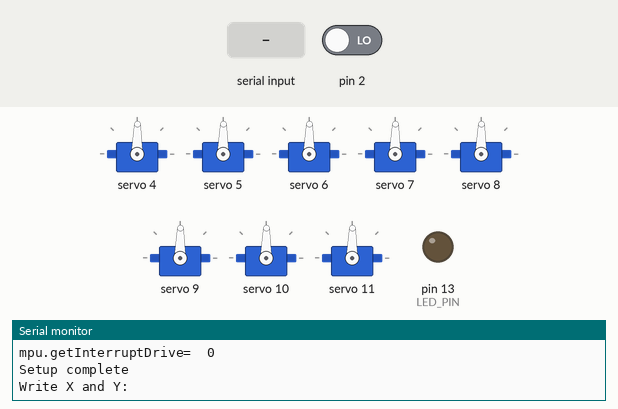
This sketch was run on a simulated Arduino Uno, built with avr-gcc and run on an emulated ATmega328P. Shown: 8 × servo, output pins drawn as LEDs (lit = HIGH), the last lines printed to the serial monitor. The inputs (shaded band) are chosen by the test bench; at power-on: pin 2 LOW. The sensor or clock chip raises its interrupt line as the real part does.

Above: at 2.7 s.
2.8 s: "90,45\n" received over Serial
At 3.9 s:
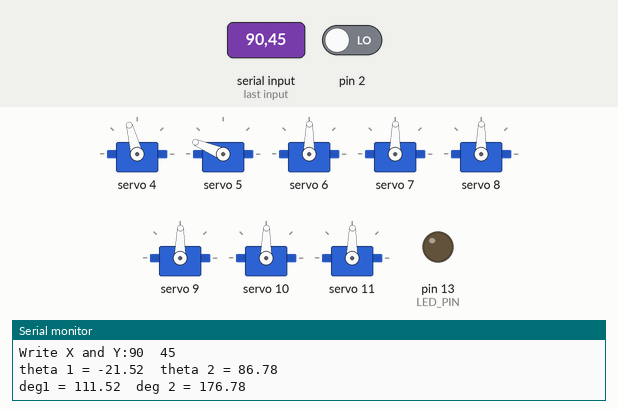
4.3 s: "1,90\n" received over Serial
At 7.2 s:
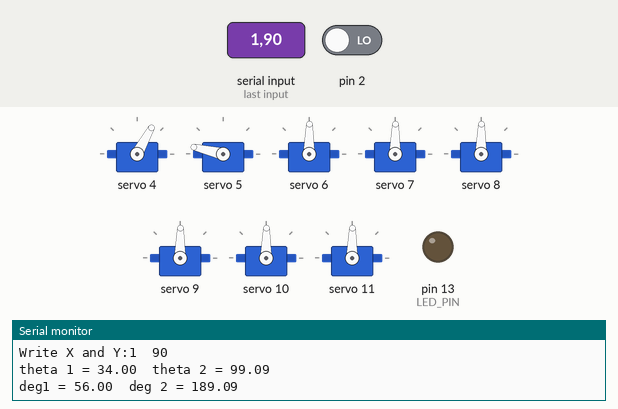
Timing chart, 0 to 13.3 s (numbered marks = the images above; inputs shaded):
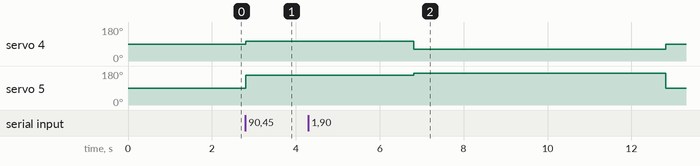

Measured:
- after the input at 2.8 s, servo 4: 89° → 105° at once; servo 5: 89° → 157° at once
- after the input at 4.3 s, servo 4: 105° → 61° after 2.5 s, → 89° 6.0 s later; servo 5: 157° → 167° after 2.5 s, → 89° 6.0 s later

The sketch:

Robot_Manipulation.ino
```cpp
#include <I2Cdev.h>
#include <Wire.h>
#include <MPU6050_6Axis_MotionApps20.h>
#include <Adafruit_PWMServoDriver.h>
#include <math.h>

Adafruit_PWMServoDriver pwm = Adafruit_PWMServoDriver();

#define MIN_PULSE_WIDTH       720
#define MAX_PULSE_WIDTH       2200
#define DEFAULT_PULSE_WIDTH   1500
#define FREQUENCY             50

MPU6050 mpu;

#define DEBUG
#ifdef DEBUG
//#define DPRINT(args...)  Serial.print(args)             //OR use the following syntax:
#define DPRINTSTIMER(t)    for (static unsigned long SpamTimer; (unsigned long)(millis() - SpamTimer) >= (t); SpamTimer = millis())
#define DPRINTSFN(StrSize,Name,...) {char S[StrSize];Serial.print("\t");Serial.print(Name);Serial.print(" "); Serial.print(dtostrf((float)__VA_ARGS__ ,S));}//StringSize,Name,Variable,Spaces,Percision
#define DPRINTLN(...)      Serial.println(__VA_ARGS__)
#else
#define DPRINTSTIMER(t)    if(false)
#define DPRINTSFN(...)     //blank line
#define DPRINTLN(...)      //blank line
#endif

#define LED_PIN 13 //
//                       XA      YA      ZA      XG      YG      ZG
// offsets for module at work
//int MPUOffsets[6] = {  -896,  -5629,    702,     84,     36,     58};
// offsets for module at home
int MPUOffsets[6] = {  -80,  -3731,    1600,     32,     2,     11};

// ================================================================
// ===                      i2c SETUP Items                     ===
// ================================================================
void i2cSetup() {
  // join I2C bus (I2Cdev library doesn't do this automatically)
#if I2CDEV_IMPLEMENTATION == I2CDEV_ARDUINO_WIRE
  Wire.begin();
  TWBR = 24; // 400kHz I2C clock (200kHz if CPU is 8MHz)
#elif I2CDEV_IMPLEMENTATION == I2CDEV_BUILTIN_FASTWIRE
  Fastwire::setup(400, true);
#endif
}

// ================================================================
// ===               INTERRUPT DETECTION ROUTINE                ===
// ================================================================
volatile bool mpuInterrupt = false;     // indicates whether MPU interrupt pin has gone high
void dmpDataReady() {
  mpuInterrupt = true;
}

// ================================================================
// ===                      MPU DMP SETUP                       ===
// ================================================================
int FifoAlive = 0; // tests if the interrupt is triggering
int IsAlive = -20;     // counts interrupt start at -20 to get 20+ good values before assuming connected
// MPU control/status vars
uint8_t mpuIntStatus;   // holds actual interrupt status byte from MPU
uint8_t devStatus;      // return status after each device operation (0 = success, !0 = error)
uint16_t packetSize;    // expected DMP packet size (default is 42 bytes)
uint16_t fifoCount;     // count of all bytes currently in FIFO
uint8_t fifoBuffer[64]; // FIFO storage buffer

// orientation/motion vars
Quaternion q;           // [w, x, y, z]         quaternion container
VectorFloat gravity;    // [x, y, z]            gravity vector
float ypr[3];           // [yaw, pitch, roll]   yaw/pitch/roll container and gravity vector
byte StartUP = 100; // lets get 100 readings from the MPU before we start trusting them (Bot is not trying to balance at this point it is just starting up.)

void MPU6050Connect() {
  static int MPUInitCntr = 0;
  // initialize device
  mpu.initialize(); // same
  // load and configure the DMP
  devStatus = mpu.dmpInitialize();// same

  if (devStatus != 0) {
    // ERROR!
    // 1 = initial memory load failed
    // 2 = DMP configuration updates failed
    // (if it's going to break, usually the code will be 1)

    char * StatStr[5] { "No Error", "initial memory load failed", "DMP configuration updates failed", "3", "4"};

    MPUInitCntr++;

    Serial.print(F("MPU connection Try #"));
    Serial.println(MPUInitCntr);
    Serial.print(F("DMP Initialization failed (code "));
    Serial.print(StatStr[devStatus]);
    Serial.println(F(")"));

    if (MPUInitCntr >= 10) return; //only try 10 times
    delay(1000);
    MPU6050Connect(); // Lets try again
    return;
  }
  mpu.setXAccelOffset(MPUOffsets[0]);
  mpu.setYAccelOffset(MPUOffsets[1]);
  mpu.setZAccelOffset(MPUOffsets[2]);
  mpu.setXGyroOffset(MPUOffsets[3]);
  mpu.setYGyroOffset(MPUOffsets[4]);
  mpu.setZGyroOffset(MPUOffsets[5]);

  Serial.println(F("Enabling DMP..."));
  mpu.setDMPEnabled(true);
  // enable Arduino interrupt detection
  Serial.println(F("Enabling interrupt detection (Arduino external interrupt pin 2 on the Uno)..."));
  Serial.print("mpu.getInterruptDrive=  "); Serial.println(mpu.getInterruptDrive());
  attachInterrupt(0, dmpDataReady, RISING); //pin 2 on the Uno
  mpuIntStatus = mpu.getIntStatus(); // Same
  // get expected DMP packet size for later comparison
  packetSize = mpu.dmpGetFIFOPacketSize();
  delay(1000); // Let it Stabalize
  mpu.resetFIFO(); // Clear fifo buffer
  mpu.getIntStatus();
  mpuInterrupt = false; // wait for next interrupt
}

// ================================================================
// ===                    MPU DMP Get Data                      ===
// ================================================================
void GetDMP() { // Best version I have made so far
  // Serial.println(F("FIFO interrupt at:"));
  // Serial.println(micros());
  static unsigned long LastGoodPacketTime;
  mpuInterrupt = false;
  FifoAlive = 1;
  fifoCount = mpu.getFIFOCount();
  if ((!fifoCount) || (fifoCount % packetSize)) { // we have failed Reset and wait till next time!
    digitalWrite(LED_PIN, LOW); // lets turn off the blinking light so we can see we are failing.
    mpu.resetFIFO();// clear the buffer and start over
  } else {
    while (fifoCount  >= packetSize) { // Get the packets until we have the latest!
      mpu.getFIFOBytes(fifoBuffer, packetSize); // lets do the magic and get the data
      fifoCount -= packetSize;
    }
    LastGoodPacketTime = millis();
    MPUMath(); // <<<<<<<<<<<<<<<<<<<<<<<<<<<< On success MPUMath() <<<<<<<<<<<<<<<<<<<
    digitalWrite(LED_PIN, !digitalRead(LED_PIN)); // Blink the Light
  }
}


// ================================================================
// ===                        MPU Math                          ===
// ================================================================
float Yaw, Pitch, Roll;
void MPUMath() {
  mpu.dmpGetQuaternion(&q, fifoBuffer);
  mpu.dmpGetGravity(&gravity, &q);
  mpu.dmpGetYawPitchRoll(ypr, &q, &gravity);
  Yaw = (ypr[0] * 180.0 / M_PI);
  Pitch = (ypr[1] *  180.0 / M_PI);
  Roll = (ypr[2] *  180.0 / M_PI);
  DPRINTSTIMER(100) {
    DPRINTSFN(15, "Yaw:", Yaw, 6, 1);
    DPRINTSFN(15, "Pitch:", Pitch, 6, 1);
    DPRINTSFN(15, "Roll:", Roll, 6, 1);
    DPRINTLN();

    // display quaternion values in easy matrix form: w x y z
    Serial.print("quat:\tw:\t");
    Serial.print(q.w);
    Serial.print("\tx\t");
    Serial.print(q.x);
    Serial.print("\ty\t");
    Serial.print(q.y);
    Serial.print("\tz\t");
    Serial.println(q.z);
  }
}


const int servoOrder[8] = {4, 5, 6, 7, 8, 9, 10, 11};
const int servoDeg0[8] = {90, 90, 90, 90, 90, 90, 90, 90};
//const int servoDir[8] = {-1, -1, ...
double servoDeg1[8];

// for legs at work
//int a1 = 45; // length of upper leg
//int a2 = 90; // length of bottom leg
// for leg at home
int a1 = 63; // length of upper leg
int a2 = 75; // length of bottom leg

int Point[2];


//---------------CONVERT DEG TO PULSE WIDTH---------------//
int pulseWidth(int angle) {
  int pulse_wide, analog_value;
  pulse_wide = map(angle, 0, 180, MIN_PULSE_WIDTH, MAX_PULSE_WIDTH);
  analog_value = int(float(pulse_wide) / 1000000 * FREQUENCY * 4096);
  //Serial.print("Analog value: ");
  //Serial.println(analog_value);
  return analog_value;
}

int getPos(int arr[2]) {
  Serial.print("Write X and Y:");
  Serial.flush();
  while(!Serial.available());
  arr[0] = Serial.parseInt();
  arr[1] = Serial.parseInt();
  return arr;
}


void setup() {
  // initialize PCA9685
  pwm.begin();
  pwm.setPWMFreq(FREQUENCY);

  // veify connection
  Serial.begin(115200);
  Serial.println("Connected");
  while (!Serial);
  Serial.println("i2cSetup");
  i2cSetup();
//  Serial.setTimeout(5);
  Serial.println("MPU6050Connect");
  MPU6050Connect();
  Serial.println("Setup complete");
  pinMode(LED_PIN, OUTPUT);

  for(int i=0;i<8;i++) {
    pwm.setPWM(servoOrder[i], 0, pulseWidth(servoDeg0[i]));
  }
}

void loop() {
  //if (mpuInterrupt ) { // wait for MPU interrupt or extra packet(s) available
  //  GetDMP();
  //}

  getPos(Point);
  Serial.print(Point[0]);
  Serial.print("\t");
  Serial.println(Point[1]);

  if (abs(Point[0])>(a1+a2) || abs(Point[1])>(a1+a2)) {
    Serial.println("Can't reach, try again.");
  } else if(Point[0]==0 and Point[1]==0) {
    pwm.setPWM(servoOrder[0], 0, pulseWidth(servoDeg0[0]));
    pwm.setPWM(servoOrder[1], 0, pulseWidth(servoDeg0[1]));
  } else {
    double theta2 = acos((pow(Point[0],2)+pow(Point[1],2)-(pow(a1,2)+pow(a2,2)))/(2*a1*a2));
    double theta1 = atan2(Point[1], Point[0]) - atan2(a2*sin(theta2), a1+a2*cos(theta2));
    Serial.print("theta 1 = ");
    Serial.print(theta1*180/M_PI);
    Serial.print("\ttheta 2 = ");
    Serial.println(theta2*180/M_PI);

    servoDeg1[0] = servoDeg0[0] - theta1*180/M_PI;
    servoDeg1[1] = servoDeg0[0] + theta2*180/M_PI;
    Serial.print("deg1 = ");
    Serial.print(servoDeg1[0]);
    Serial.print("\tdeg 2 = ");
    Serial.println(servoDeg1[1]);

    pwm.setPWM(servoOrder[0], 0, pulseWidth(servoDeg1[0]));
    pwm.setPWM(servoOrder[1], 0, pulseWidth(servoDeg1[1]));
  }

  delay(4000);
}
```
